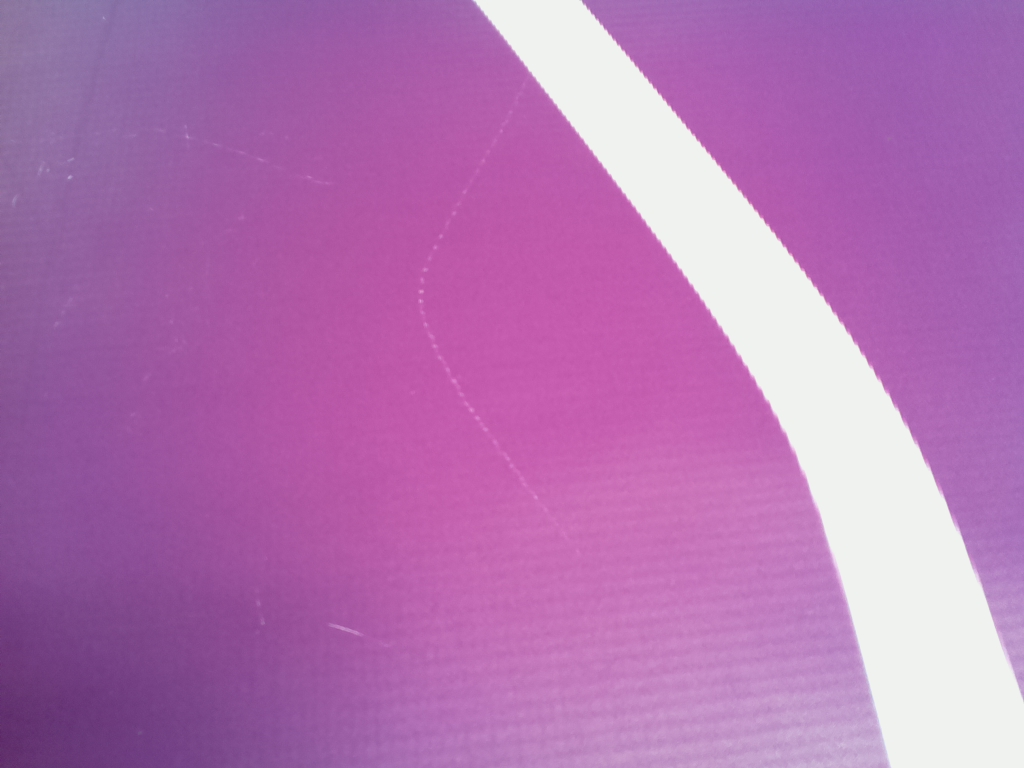
#> input picture HW11/pic2.jpg, 1024 x 768 px
$ python 'from PIL import Image.py'
#> lines starting #> are read from the running program, lines starting #| are printed output that depends on the picture
from PIL import Image

# open the image
img_data = Image.open("pic2.jpg")
#> img_data is the input picture: PIL image 1024x768 RGB; mean R, G, B 178.8, 115.5, 178.6
img_data = img_data.convert('RGB')

# get the image size
width, height = img_data.size
#> width = 1024; height = 768
print("w: "+ str(width)+" h: "+str(height))
#| w: 1024 h: 768

# set some filtering IIR parameters
alpha = 0.95
beta = 0.05

# loop through every pixel in every row to find the line
for row in range(height):
    index = []
    reds = []
    greens = []
    blues = []
    sum = [] # the brightness of a pixel
    sum_smooth = [] # the smoothed out brightness of a pixel
    diff_sum = [] # the derivative of the brightness of a pixel
    for i in range(width):
        r, g, b = img_data.getpixel((i, row)) # get the raw color of a pixel
        index.append(i)
        reds.append(r)
        greens.append(g)
        blues.append(b)
        sum.append(r+g+b) # calculate the brightness
        if i == 0:
            sum_smooth.append(sum[-1])
            diff_sum.append(0)
        else:
            sum_smooth.append(sum_smooth[-1]*alpha+sum[-1]*beta) # smooth out the brightness with IIR
            diff_sum.append(sum_smooth[-1] - sum_smooth[-2]) # the derivative

    # find the edges, where the derivative is most positive and negative
    posleft = diff_sum.index(max(diff_sum))
    posright = diff_sum.index(min(diff_sum))
    #print("r: " + str(row) + " l: = "+str(posleft)+" r: "+str(posright))

    # draw green dots where we think the edge is
    img_data.putpixel((posleft,row),(0,255,0))
    img_data.putpixel((posright,row),(0,255,0))
    # draw a red dot where we thing the center of the line is
    img_data.putpixel((int(posleft+(posright-posleft)/2),row),(255,0,0))

# show the image with where we think the edges and center are
img_data.show()

# plot the data for debugging
import matplotlib.pyplot as plt
plt.plot(index,reds,'r-', index,greens,'g-', index,blues,'b-',index,sum,'k-',index,sum_smooth,'r-',index, diff_sum,'y-*')
plt.show()
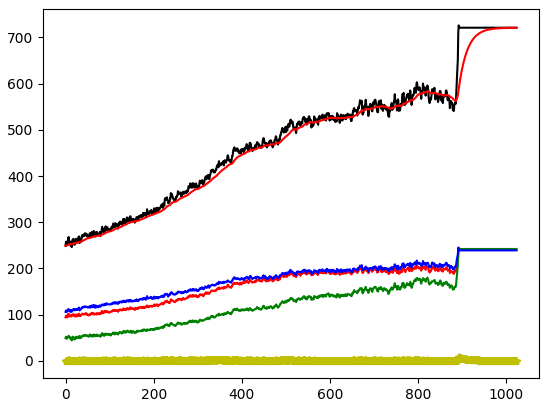
#> figure drawn by matplotlib, 1 panel; curve peaks at x = 892, y = 241; curve peaks at x = 893, y = 242; curve peaks at x = 891, y = 245
